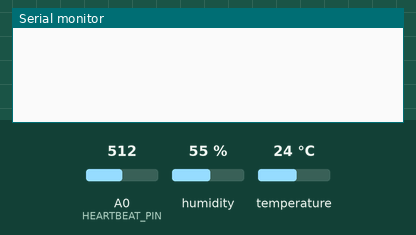
This sketch was run on a simulated ESP8266 (NodeMCU). On the bench: the last lines printed to the serial monitor. The inputs (shaded band) are chosen by the test bench; at power-on: humidity 55 %, A0 (HEARTBEAT_PIN) = 512, temperature 24 °C. WiFi joins after 1.5 s; servers stay silent unless stated.

Above: at 3.0 s.
3.1 s: humidity set to 22 %
At 4.2 s:
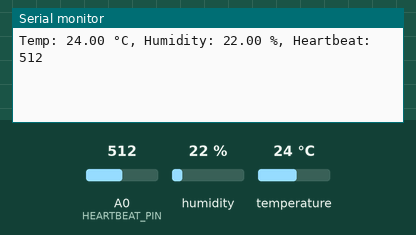
7.3 s: A0 (HEARTBEAT_PIN) set to 716
At 8.4 s:
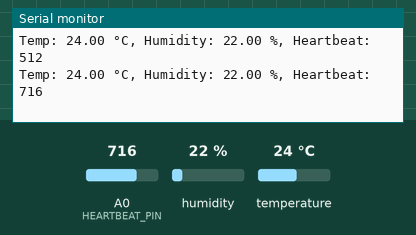
8.8 s: temperature set to 12 °C
At 10.2 s:
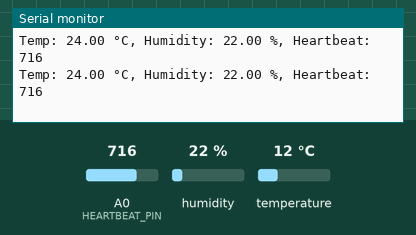
10.3 s: A0 (HEARTBEAT_PIN) set to 900
11.8 s: humidity set to 40 %
At 12.7 s:
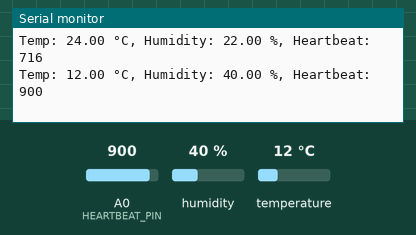
Timing chart, 0 to 14.3 s (numbered marks = the images above; inputs shaded):
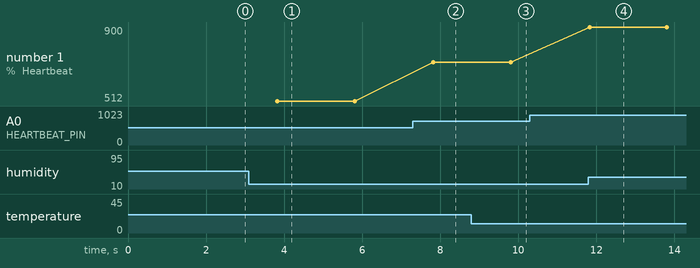

The sketch:

CODE.ino
```cpp
#define BLYNK_TEMPLATE_ID "TMPLxRANDOM123"
#define BLYNK_DEVICE_NAME "Health Monitor"
#define BLYNK_AUTH_TOKEN "a1b2c3d4e5f6g7h8i9j0k1l2"
#include <ESP8266WiFi.h>
#include <BlynkSimpleEsp8266.h>
#include <DHT.h>
char auth[] = BLYNK_AUTH_TOKEN;
char ssid[] = "MyWiFi";
char pass[] = "MyWiFiPassword";
#define DHTPIN D4 // DHT11 sensor pin
#define DHTTYPE DHT11
#define HEARTBEAT_PIN A0 // Heartbeat sensor connected to A0
DHT dht(DHTPIN, DHTTYPE);
BlynkTimer timer;
void sendSensorData() {
float h = dht.readHumidity();
float t = dht.readTemperature();
int heartbeat = analogRead(HEARTBEAT_PIN);
if (isnan(h) || isnan(t)) {
Serial.println("Failed to read from DHT sensor!");
return;
}
Blynk.virtualWrite(V0, t);
Blynk.virtualWrite(V1, h);
Blynk.virtualWrite(V2, heartbeat);
Serial.print("Temp: ");
Serial.print(t);
Serial.print(" °C, Humidity: ");
Serial.print(h);
Serial.print(" %, Heartbeat: ");
Serial.println(heartbeat);
}
void setup() {
Serial.begin(9600);
Blynk.begin(auth, ssid, pass);
dht.begin();
timer.setInterval(2000L, sendSensorData); // send every 2 seconds
}
void loop() {
Blynk.run();
timer.run();
}
```

Measured:
- after the input at 3.1 s, the serial monitor: prints a new line after 0.73 s (image 1)
- after the input at 7.3 s, the serial monitor: prints a new line after 0.53 s (image 2)
- after the input at 11.8 s, the serial monitor: prints a new line at once (image 4)
- plotted number 1: 512 → 716 after the input at 7.3 s
